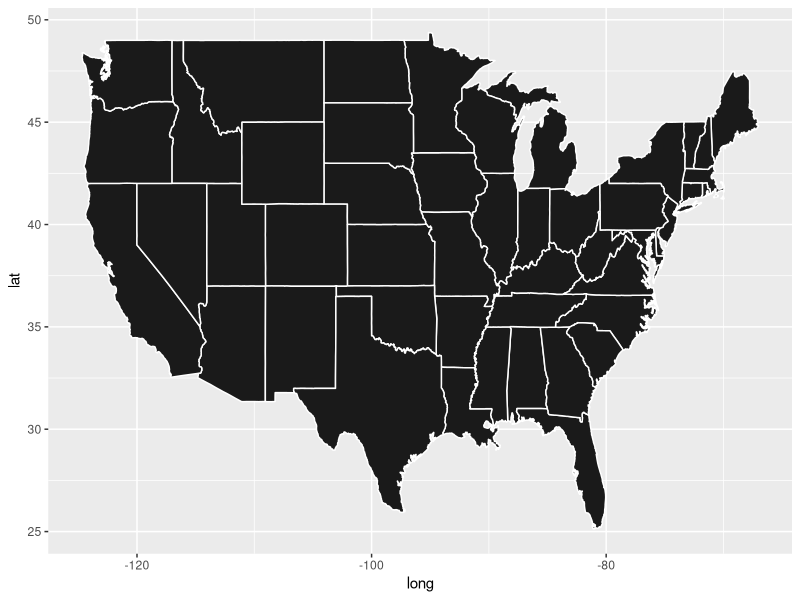

Source code (R):
# Created by Daniel Hadley to analyze the support for gay marriage
# Nov, 2014
setwd("/Users/dphnrome/Documents/Git/SameSexMarriage/")

library(XML)
library(ggplot2)
library(maps)

# load data, which was scraped from wikipedia on Nov 16th, 2014
polls <- read.csv("./data/PollingData.csv")
politicians <- read.csv("./data//PoliticianData.csv")
# States data from https://www.census.gov/popest/data/state/asrh/2013/files/SCPRC-EST2013-18+POP-RES.csv
# Population for 18+
states <- read.csv("./data/States.csv")

#### Scrape data from Wikipedia ####
# # Only do this if you want to update everything
# # Otherwise load data above
# 
# # List of supporters:
# 
# # Read and parse HTML file
# doc.html = htmlTreeParse('http://en.wikipedia.org/wiki/List_of_supporters_of_same-sex_marriage_in_the_United_States#Elected_officials',
#                          useInternal = TRUE)
# 
# # Extract all the paragraphs (HTML tag is p, starting at
# # the root of the document). Unlist flattens the list to
# # create a character vector.
# doc.text = unlist(xpathApply(doc.html, '//li', xmlValue))
# 
# # make a df
# d <- as.data.frame(doc.text)
# 
# write.csv(d, "./data/PoliticianData.csv")
# 
# 
# # Polling data to compare to politicians:
# 
# # Read and parse HTML file
# theurl <- 'http://en.wikipedia.org/wiki/Public_opinion_of_same-sex_marriage_in_the_United_States#By_state'
# table <-  readHTMLTable(theurl, header=T, which=27,stringsAsFactors=F)
# 
# colnames(table) <- c("State", "% support\n(at 95% confidence level)", "support","% opposition", 
#                      "% opposition.y", "% no opinion", "% no opinion.y", "Date of poll", "Sample size")
# 
# write.csv(table, "./data/PollingData.csv")


#### Clean data ####
states <- states[2:53,]
statesList <- as.character(states$NAME)

# cut out wiki surrounding info
d <- politicians[151:951,]

# make a new column to fill in below
d$State <- NA

# This will fill in the column from above with the home state of each listed politician
for(i in 1:801){
  for (j in 1:52){
    if((length(grep(statesList[j],d$doc.text[i]))) > 0) d$State[i] = statesList[j]
  }
}

  
  
# http://uchicagoconsulting.wordpress.com/tag/r-ggplot2-maps-visualization/
#load us map data
all_states <- map_data("state")
#plot all states with ggplot
p <- ggplot()
p <- p + geom_polygon( data=all_states, aes(x=long, y=lat, group = group),colour="white", fill="grey10" )
p


zest <- c("New Jersey", "California")
d$test <- NA

for(i in 1:801){
  for (j in 1:2){
    if((length(grep(zest[j],d$doc.text[i]))) > 0) d$test[i] = zest[j]
  }
}
